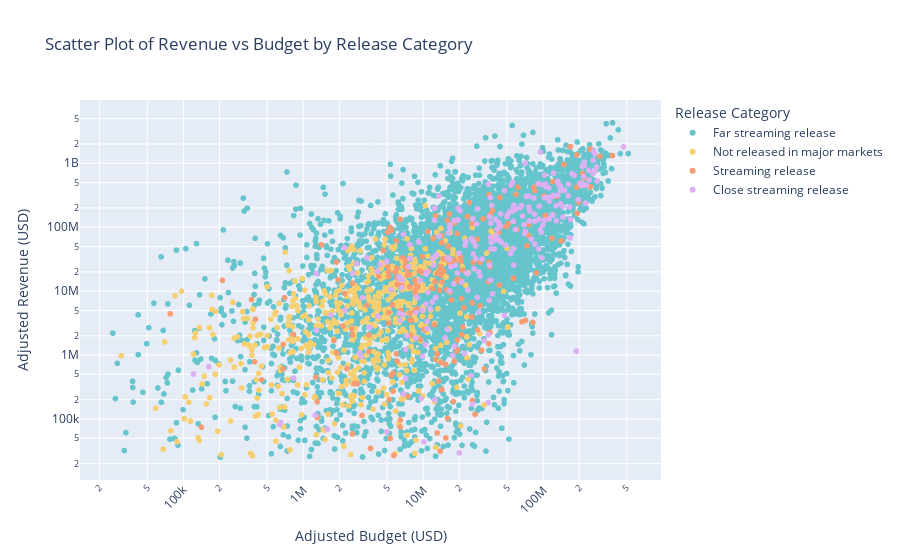

Notebook source saved alongside this figure:
### Code cell
filtered_data = movie[movie['is_within_scope'] == True]

fig = px.scatter(filtered_data, x='budget_usd_adj', y='revenue_usd_adj',
                 color='release_category', 
                 labels={'budget_usd_adj': 'Adjusted Budget (USD)', 'revenue_usd_adj': 'Adjusted Revenue (USD)'},
                 title='Scatter Plot of Revenue vs Budget by Release Category',
                 log_x=True, log_y=True, 
                 color_discrete_sequence=px.colors.qualitative.Pastel)

fig.update_layout(xaxis_title='Adjusted Budget (USD)',
                  yaxis_title='Adjusted Revenue (USD)',
                  legend_title='Release Category',
                  xaxis_tickangle=-45,
                  xaxis_tickfont_size=12,
                  yaxis_tickfont_size=12)

fig.show()

### Figure 1 — Plotly figure (JSON) as saved in the notebook; plotly's stock layout.template omitted (floating-point values rounded to 4 significant figures; data arrays with more than 128 entries replaced by an {"elided": "..."} marker saying what was removed)
{"data": [{"hovertemplate": "release_category=Far streaming release<br>Adjusted Budget (USD)=%{x}<br>Adjusted Revenue (USD)=%{y}<extra></extra>", "legendgroup": "Far streaming release", "marker": {"color": "rgb(102, 197, 204)", "symbol": "circle"}, "mode": "markers", "name": "Far streaming release", "showlegend": true, "type": "scattergl", "x": {"elided": "6500 float values"}, "xaxis": "x", "y": {"elided": "6500 float values"}, "yaxis": "y"}, {"hovertemplate": "release_category=Not released in major markets<br>Adjusted Budget (USD)=%{x}<br>Adjusted Revenue (USD)=%{y}<extra></extra>", "legendgroup": "Not released in major markets", "marker": {"color": "rgb(246, 207, 113)", "symbol": "circle"}, "mode": "markers", "name": "Not released in major markets", "showlegend": true, "type": "scattergl", "x": {"elided": "534 float values"}, "xaxis": "x", "y": {"elided": "534 float values"}, "yaxis": "y"}, {"hovertemplate": "release_category=Streaming release<br>Adjusted Budget (USD)=%{x}<br>Adjusted Revenue (USD)=%{y}<extra></extra>", "legendgroup": "Streaming release", "marker": {"color": "rgb(248, 156, 116)", "symbol": "circle"}, "mode": "markers", "name": "Streaming release", "showlegend": true, "type": "scattergl", "x": {"elided": "203 float values"}, "xaxis": "x", "y": {"elided": "203 float values"}, "yaxis": "y"}, {"hovertemplate": "release_category=Close streaming release<br>Adjusted Budget (USD)=%{x}<br>Adjusted Revenue (USD)=%{y}<extra></extra>", "legendgroup": "Close streaming release", "marker": {"color": "rgb(220, 176, 242)", "symbol": "circle"}, "mode": "markers", "name": "Close streaming release", "showlegend": true, "type": "scattergl", "x": {"elided": "240 float values"}, "xaxis": "x", "y": {"elided": "240 float values"}, "yaxis": "y"}], "layout": {"legend": {"title": {"text": "Release Category"}, "tracegroupgap": 0}, "title": {"text": "Scatter Plot of Revenue vs Budget by Release Category"}, "xaxis": {"anchor": "y", "domain": [0, 1], "tickangle": -45, "tickfont": {"size": 12}, "title": {"text": "Adjusted Budget (USD)"}, "type": "log"}, "yaxis": {"anchor": "x", "domain": [0, 1], "tickfont": {"size": 12}, "title": {"text": "Adjusted Revenue (USD)"}, "type": "log"}}}
